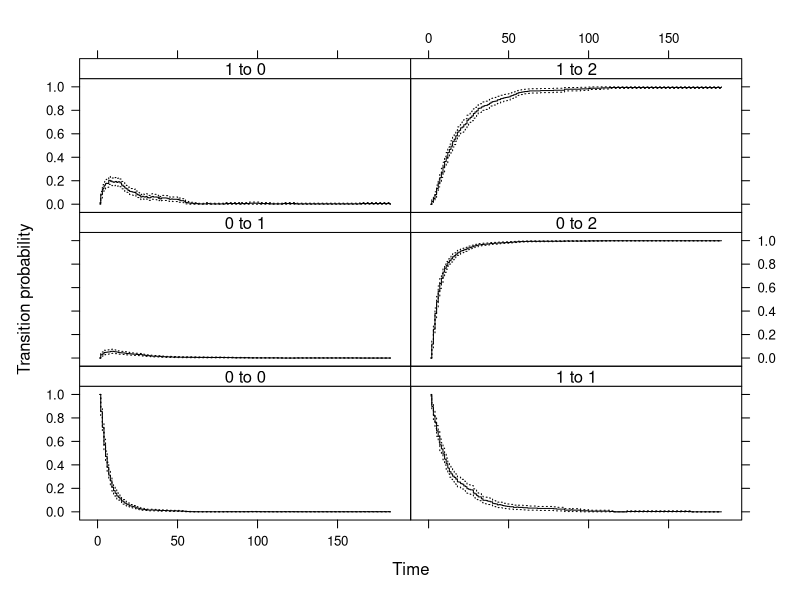
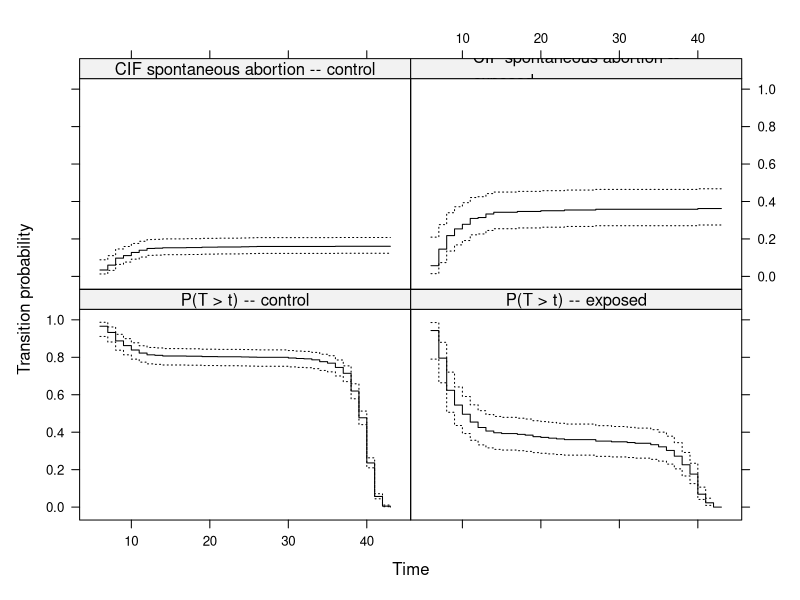

Recreate these plots in R, in order.
library(etm)


### Name: etm
### Title: Computation of the empirical transition matrix
### Aliases: etm etm.data.frame
### Keywords: survival

### ** Examples

data(sir.cont)

# Modification for patients entering and leaving a state
# at the same date
# Change on ventilation status is considered
# to happen before end of hospital stay
sir.cont <- sir.cont[order(sir.cont$id, sir.cont$time), ]
for (i in 2:nrow(sir.cont)) {
  if (sir.cont$id[i]==sir.cont$id[i-1]) {
    if (sir.cont$time[i]==sir.cont$time[i-1]) {
      sir.cont$time[i-1] <- sir.cont$time[i-1] - 0.5
    }
  }
}

### Computation of the transition probabilities
# Possible transitions.
tra <- matrix(ncol=3,nrow=3,FALSE)
tra[1, 2:3] <- TRUE
tra[2, c(1, 3)] <- TRUE

# etm
tr.prob <- etm(sir.cont, c("0", "1", "2"), tra, "cens", 1)

tr.prob
summary(tr.prob)

# plotting
if (require("lattice")) {
xyplot(tr.prob, tr.choice=c("0 0", "1 1", "0 1", "0 2", "1 0", "1 2"),
       layout=c(2, 3), strip=strip.custom(bg="white",
         factor.levels=
     c("0 to 0", "1 to 1", "0 to 1", "0 to 2", "1 to 0", "1 to 2")))
}

### example with left-truncation

data(abortion)

# Data set modification in order to be used by etm
names(abortion) <- c("id", "entry", "exit", "from", "to")
abortion$to <- abortion$to + 1

## computation of the matrix giving the possible transitions
tra <- matrix(FALSE, nrow = 5, ncol = 5)
tra[1:2, 3:5] <- TRUE

## etm
fit <- etm(abortion, as.character(0:4), tra, NULL, s = 0)

## plot
xyplot(fit, tr.choice = c("0 0", "1 1", "0 4", "1 4"),
       ci.fun = c("log-log", "log-log", "cloglog", "cloglog"),
       strip = strip.custom(factor.levels = c("P(T > t) -- control",
                                              "P(T > t) -- exposed",
                                 "CIF spontaneous abortion -- control",
                                 "CIF spontaneous abortion --
exposed")))
